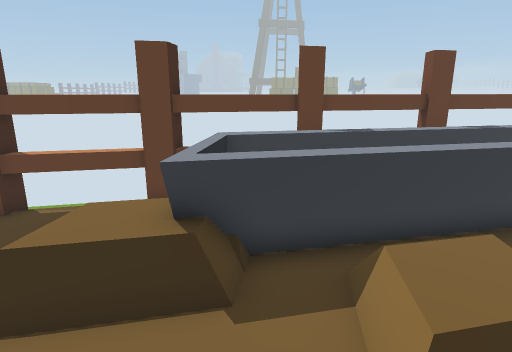
View 1 (above)

14 first-person views from a walk through a 3-D level made in the Unity game engine. The camera is 1.5 m above the floor, tilts 14° down and sees 75° across. The floor is counted in squares, 0.5 m on a side. Each view is taken from the middle of a square. On the plan, view 1 faces up. The plan holds only what a view shows up to about 20 squares ahead; the rest is blank. The place goes on beyond the plan. Some surface patterns are stand-ins.

View 2
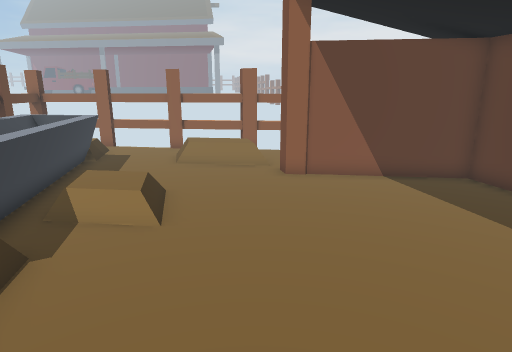

View 3
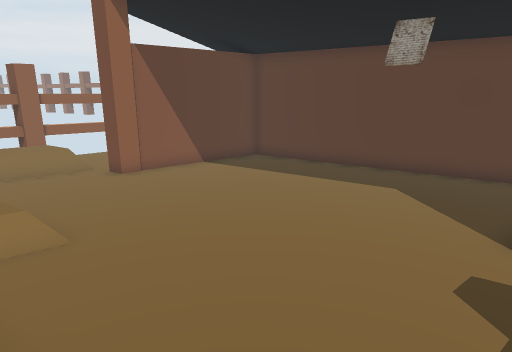

View 4
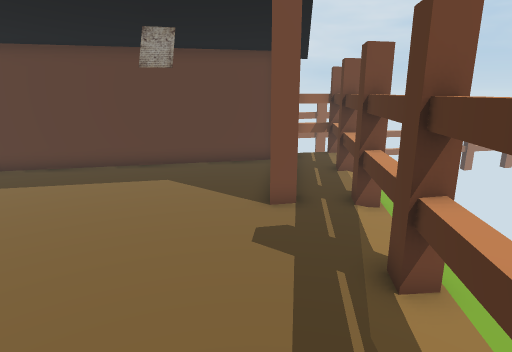

View 5
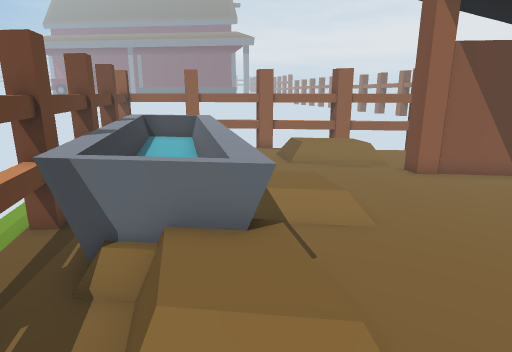

View 6
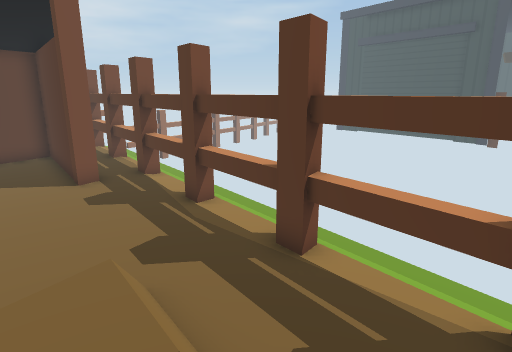

View 7
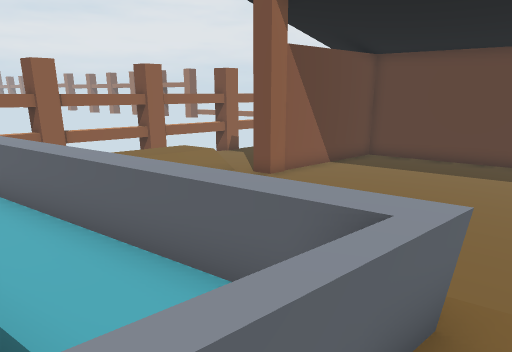

View 8
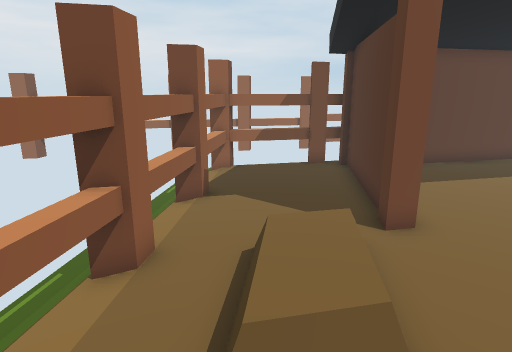

View 9
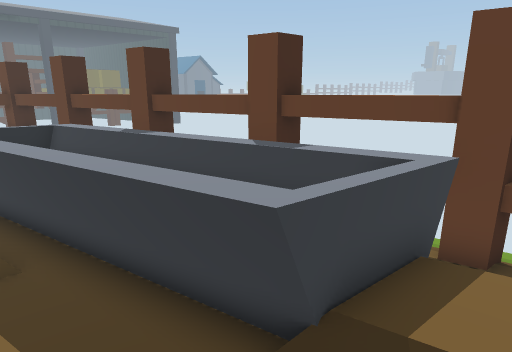

View 10
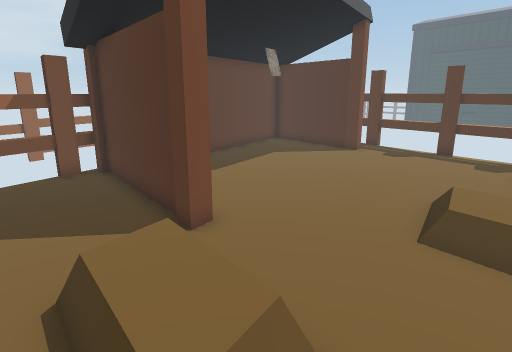

View 11
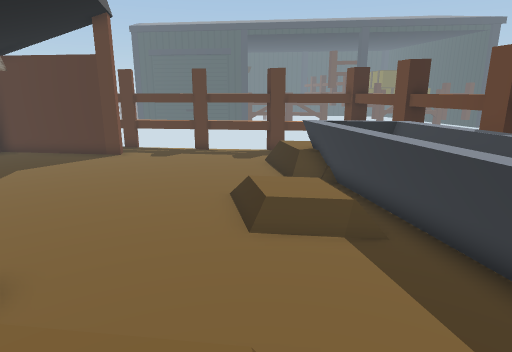

View 12
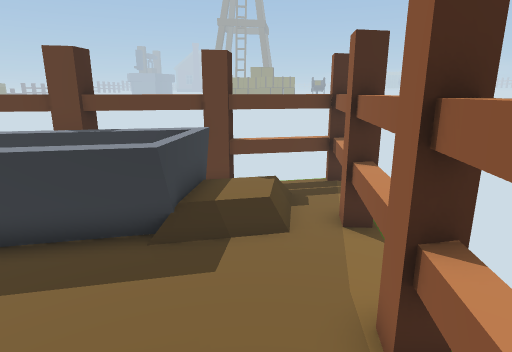

View 13
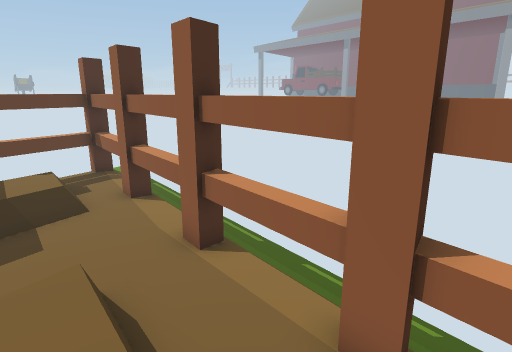

View 14
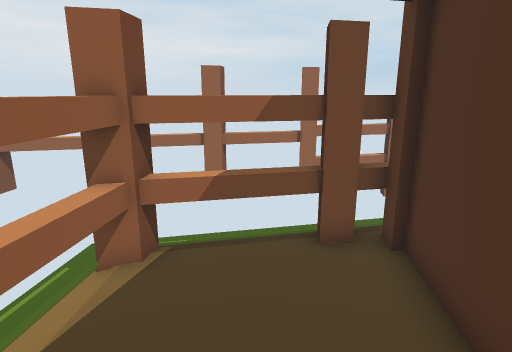

### Floor plan
Key: @ floor where view 1 was taken; # wall or solid block; . main floor; : floor 0.25 m higher than the main floor; - floor 0.25 m lower than the main floor; + floor 0.5 m higher than the main floor; = window, fence, low wall or low ledge; ^ raised ledge; T thing the floor can be seen under or through.
Columns run from 9 left of view 1 to 14 right of it. Each row starts with its distance up from view 1.
 11             ####^###  #
 10          #####==^^^=:.#
  9    #######=^^^=^^^^::.#
  8  -##=#..=^=^^^^^^^^::.##
  7  -=....#^^^^^^=^===...=-
  6  -=...^^^^=^^^==......=-
  5  -=...^^^===::........#-
  4  TT...^:...:::........#-
  3   =........:::....++.##-
  2 -T=...............++.=#-
  1 -T=...............+:.##
  0 -TT......@........:..##
 -1 -=.............##....=
 -2  =.............##....=-
 -3 -=.............##....=-
 -4 ##.#...........##...##-
 -5  =.#...........#....##-
 -6  =.#...........#....=#-
 -7  =.#...........#....=#-
 -8 ##.#.......######===##
 -9 ####...#####   ####.-
-10    #####

Positions as (right, up) in squares from view 1, and headings:
1: (0, 0), facing up
2: (-6, 0), facing right
3: (-6, 4), facing down-right
4: (-5, 5), facing down
5: (-6, 5), facing right
6: (-2, 8), facing down-left
7: (-2, 8), facing down-right
8: (10, 6), facing down
9: (11, 5), facing up-left
10: (11, 5), facing down-left
11: (11, 3), facing left
12: (11, 1), facing up
13: (9, -1), facing up-right
14: (9, -2), facing down
